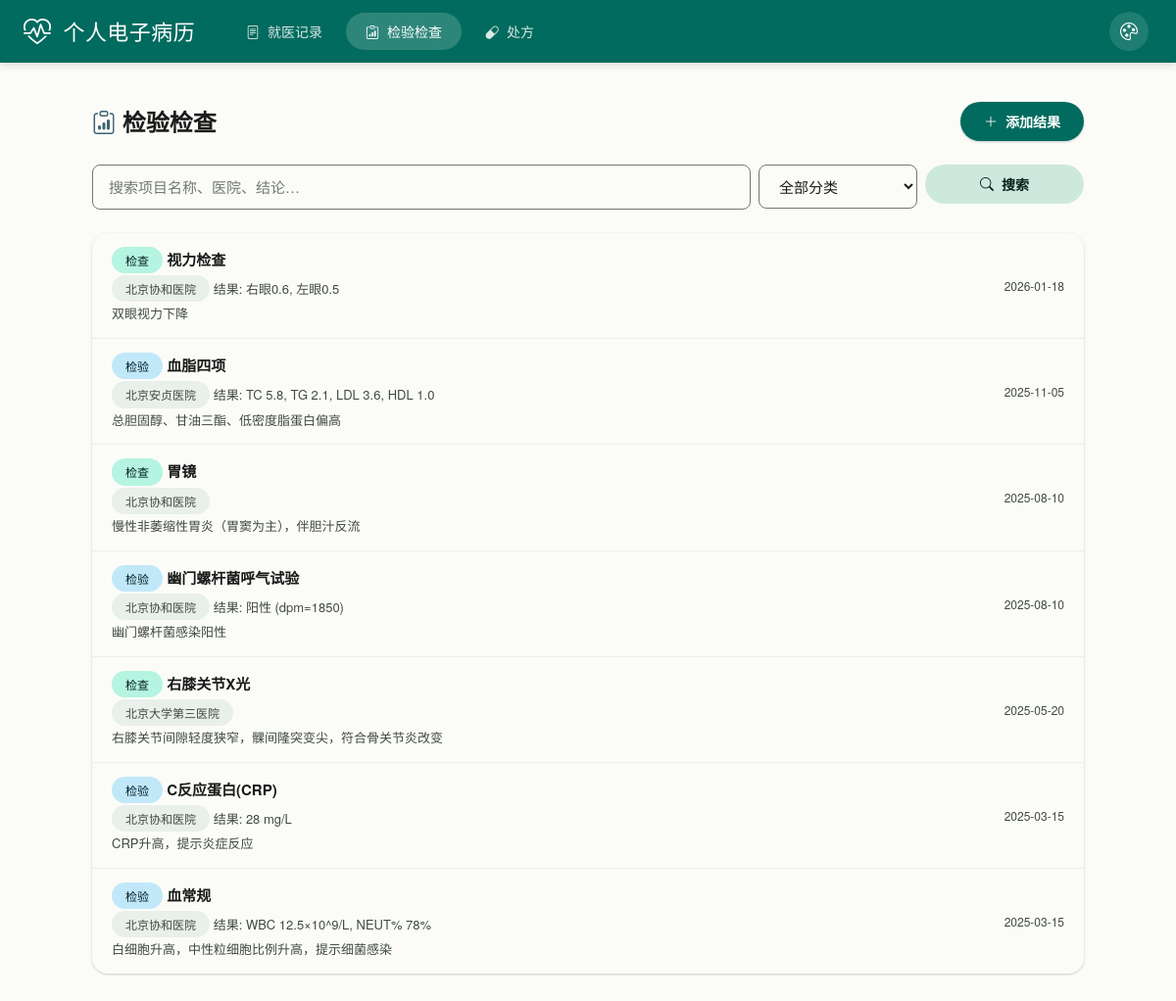
The app's page /exams/ with its own data.
### models.py (models this page shows, shortened)
class ExamResult(db.Model):
    __tablename__ = "exam_results"
    id = db.Column(db.Integer, primary_key=True)
    exam_date = db.Column(db.Date, nullable=False, index=True, comment="检查日期")
    hospital = db.Column(db.String(200), comment="医院名称")
    category = db.Column(db.String(50), nullable=False, comment="分类: 检验/检查")
    exam_name = db.Column(db.String(200), nullable=False, comment="项目名称")
    result = db.Column(db.Text, comment="结果")
    reference_range = db.Column(db.String(200), comment="参考范围")
    unit = db.Column(db.String(50), comment="单位")
    conclusion = db.Column(db.Text, comment="结论/描述")
    notes = db.Column(db.Text, comment="备注")
    image_path = db.Column(db.String(500), comment="报告图片路径(可选)")
    medical_record_id = db.Column(db.Integer, db.ForeignKey("medical_records.id"), comment="关联就医记录")
    created_at = db.Column(db.DateTime, default=datetime.now, comment="创建时间")

### routes/exams.py (the view, shortened to what this page needs)
@exams_bp.route("/")
def list_exams():
    page = request.args.get("page", 1, type=int)
    per_page = 20
    search = request.args.get("search", "").strip()
    category = request.args.get("category", "").strip()
    query = ExamResult.query.order_by(ExamResult.exam_date.desc())
    if category:
        query = query.filter(ExamResult.category == category)
    pagination = query.paginate(page=page, per_page=per_page, error_out=False)
    exams = pagination.items
    return render_template(
        "exams/list.html",
        exams=exams,
        pagination=pagination,
        search=search,
        current_category=category,
    )

### templates/exams/list.html (shortened to what this page needs)
{% extends "base.html" %}
{% block content %}
<div class="md-flex-between md-mb-4">
    <h4 class="fw-semibold" style="margin:0;">
        <i class="bi bi-clipboard-data" style="color:var(--md-tertiary);"></i> 检验检查
    </h4>
    <a href="{{ url_for('exams.create_exam') }}" class="md-btn md-btn-filled">
        <i class="bi bi-plus-lg"></i> 添加结果
    </a>
</div>
<form class="row g-2 md-mb-4" method="GET">
    <div class="col-md-8">
        <input type="text" class="md-input" name="search" placeholder="搜索项目名称、医院、结论…" value="{{ search }}">
    </div>
    <div class="col-md-2">
        <select class="md-input" name="category">
            <option value="">全部分类</option>
        </select>
    </div>
    <div class="col-md-2">
        <button type="submit" class="md-btn md-btn-tonal w-100"><i class="bi bi-search"></i> 搜索</button>
    </div>
</form>
{% if exams %}
    <div class="md-card">
        {% for exam in exams %}
        <a href="{{ url_for('exams.view_exam', exam_id=exam.id) }}" class="md-list-item">
            <div class="md-list-item-content">
                <div class="md-list-item-title">
                    <span class="md-chip {{ 'md-chip-info' if exam.category == '检验' else 'md-chip-primary' }}">{{ exam.category }}</span>
                    {{ exam.exam_name }}
                </div>
                <div class="md-list-item-sub">
                    {% if exam.hospital %}
                        <span class="md-chip md-chip-secondary">{{ exam.hospital }}</span>
                    {% endif %}
                    {% if exam.result %}
                        <span>结果: {{ exam.result[:60] }}{% if exam.result|length > 60 %}...{% endif %}</span>
                    {% endif %}
                </div>
                {% if exam.conclusion %}
                    <div style="font-size:13px;color:var(--md-on-surface-variant);margin-top:2px;">
                        {{ exam.conclusion[:80] }}{% if exam.conclusion|length > 80 %}...{% endif %}
                    </div>
                {% endif %}
            </div>
            <div class="md-list-item-meta">{{ exam.exam_date }}</div>
        </a>
        {% endfor %}
    </div>
{% endif %}
{% endblock %}

### templates/base.html (shortened to what this page needs)
<!DOCTYPE html>
<html lang="zh-CN">
<head>
    <link href="https://cdn.bootcdn.net/ajax/libs/bootstrap/5.3.3/css/bootstrap.min.css" rel="stylesheet">
    <link href="https://cdn.bootcdn.net/ajax/libs/bootstrap-icons/1.11.3/font/bootstrap-icons.min.css" rel="stylesheet">
    <link href="{{ url_for('static', filename='style.css') }}" rel="stylesheet">
</head>
<body>
<header class="app-bar">
    <div class="app-bar-inner">
        <a class="app-bar-brand" href="{{ url_for('index') }}">
            <i class="bi bi-heart-pulse brand-icon"></i>
            <span>个人电子病历</span>
        </a>
        <ul class="app-bar-nav">
            <li class="nav-item">
                <a class="nav-link {% if request.path.startswith('/records') %}active{% endif %}"
                   href="{{ url_for('records.list_records') }}">
                    <i class="bi bi-file-text"></i> 就医记录
                </a>
            </li>
            <li class="nav-item">
                <a class="nav-link {% if request.path.startswith('/exams') %}active{% endif %}"
                   href="{{ url_for('exams.list_exams') }}">
                    <i class="bi bi-clipboard-data"></i> 检验检查
                </a>
            </li>
            <li class="nav-item">
                <a class="nav-link {% if request.path.startswith('/prescriptions') %}active{% endif %}"
                   href="{{ url_for('prescriptions.list_prescriptions') }}">
                    <i class="bi bi-capsule"></i> 处方
                </a>
            </li>
        </ul>
        <div class="theme-picker-wrapper">
            <button class="theme-btn" onclick="toggleThemePanel()" aria-label="切换主题" title="切换主题颜色">
                <i class="bi bi-palette"></i>
            </button>
        </div>
    </div>
</header>
<main class="md-main">
    <div class="md-container">
        {% block content %}{% endblock %}
    </div>
</main>
</body>
</html>

### records on screen
ExamResult: category "检查", exam_name "视力检查", hospital "北京协和医院", result "右眼0.6, 左眼0.5", conclusion "双眼视力下降", exam_date "2026-01-18"
ExamResult: category "检验", exam_name "血脂四项", hospital "北京安贞医院", result "TC 5.8, TG 2.1, LDL 3.6, HDL 1.0", conclusion "总胆固醇、甘油三酯、低密度脂蛋白偏高", exam_date "2025-11-05"
ExamResult: category "检查", exam_name "胃镜", hospital "北京协和医院", conclusion "慢性非萎缩性胃炎（胃窦为主），伴胆汁反流", exam_date "2025-08-10"
ExamResult: category "检验", exam_name "幽门螺杆菌呼气试验", hospital "北京协和医院", result "阳性 (dpm=1850)", conclusion "幽门螺杆菌感染阳性", exam_date "2025-08-10"
ExamResult: category "检查", exam_name "右膝关节X光", hospital "北京大学第三医院", conclusion "右膝关节间隙轻度狭窄，髁间隆突变尖，符合骨关节炎改变", exam_date "2025-05-20"
ExamResult: category "检验", exam_name "C反应蛋白(CRP)", hospital "北京协和医院", result "28 mg/L", conclusion "CRP升高，提示炎症反应", exam_date "2025-03-15"
ExamResult: category "检验", exam_name "血常规", hospital "北京协和医院", result "WBC 12.5×10^9/L, NEUT% 78%", conclusion "白细胞升高，中性粒细胞比例升高，提示细菌感染", exam_date "2025-03-15"
